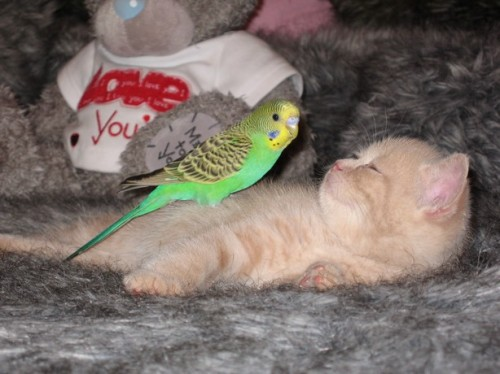
#> input picture images/original/.507.jpg, 500 x 374 px; its folder holds 4 pictures in this run
$ python catDistortion.py
#> lines starting #> are read from the running program, lines starting #| are printed output that depends on the picture
import numpy as np

from glob import glob
from PIL import Image

import os
import sys

from hashlib import md5
from random import choice


class CatContortion():
    def __init__(self, image):
        self.__raw = image
        self.__transform = image
        self.__width = self.__raw.size[0]
        self.__height = self.__raw.size[1]

    def img(self):
        return self.__transform

    def reset(self):
        self.__set_transform(self.__raw)

    def __set_transform(self, image):
        self.__transform = image
        self.__width = image.size[0]
        self.__height = image.size[1]

    def random_crop(self, variance=.5):
        width = self.__width
        height = self.__height

        left = int(width - (1 - np.random.rand() * variance) * width)
        upper = int(width - (1 - np.random.rand() * variance) * width)

        remaining_width = self.__width - 1 - left
        remaining_height = self.__height - 1 - upper

        right = left + int((1 - np.random.rand() * variance) * remaining_width)
        lower = upper + int((1 - np.random.rand() * variance) * remaining_height)

        self.__set_transform(self.__transform.crop( (left, upper, right, lower) ))


    def random_transpose(self):
        options = [
            Image.FLIP_LEFT_RIGHT,
            Image.FLIP_TOP_BOTTOM,
            Image.ROTATE_90,
            Image.ROTATE_180,
            Image.ROTATE_270
        ]
        # Pick a transpose at random
        self.__set_transform(self.__transform.transpose(choice(options)))

    def random_resize(self, variance=.5):
        min_width = 1 - variance
        min_height = 1 - variance

        width_var = 1 / (1 - variance) - min_width
        height_var = 1 / (1 - variance) - min_height

        # Don't crop it down below minWidth by minHeight
        self.__set_transform(
            self.__transform.resize((
                int((np.random.rand() * width_var + min_width) * self.__width),
                int((np.random.rand() * height_var + min_height) * self.__height)
            ))
        )

    def black_and_white(self):
        # L for black and white
        self.__set_transform(self.__image.convert('L'))

    def random_noise(self):
        # Adjust noise level at will. Hihgher = more noise. I found even with
        # 150 some images were very heavily distorted.
        maxNoise = 100
        # convert to array
        arr = np.array(self.__image)
        # Add original image to noise array
        arr = arr + np.random.poisson(np.random.rand() * maxNoise, arr.shape).astype(np.uint8)
        self.__set_transform(Image.fromarray(arr))

if __name__ == '__main__':
    num_of_children = 20

    if len(sys.argv) > 1:
        num_of_children = sys.argv[1]

    # Get a list of images
    files = glob('images/original/*')

    for f in files:
        print('Opening: ', f)
        for counter in range(num_of_children):
            nImg = Image.open(f)
#> nImg is the input picture: PIL image 500x374 RGB; mean R, G, B 123.2, 111.6, 104.8

            distorted = CatContortion(nImg)
            distorted.random_crop(variance=.5)
            distorted.random_resize(variance=.2)

            distorted.img().save('images/custom/%s_%s.jpg'%( f.split('/')[-1], md5(str(counter).encode('utf-8') + f.encode('utf-8')).hexdigest()))
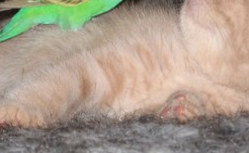
#> saved as .507.jpg_9b77f93257cae68058f84b9056bfa1b4.jpg: PIL image 249x153 RGB; mean R, G, B 170.5, 156.6, 139.8

            distorted.reset()
#> pass 2 of the loop `for f in files:`:
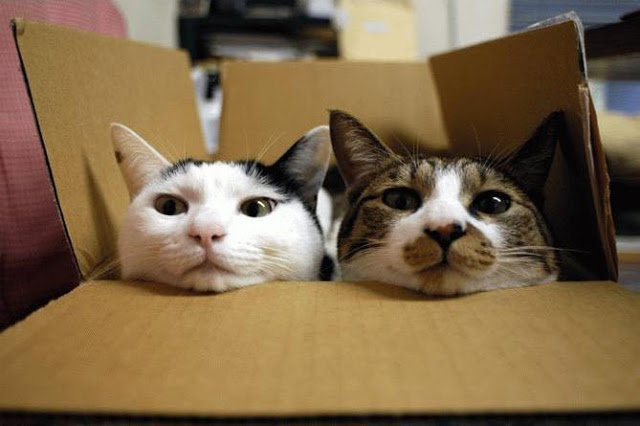
#> input picture images/original/.514.jpg, 640 x 426 px
#> nImg is the input picture: PIL image 640x426 RGB; mean R, G, B 126.4, 103.8, 73.2
#> `distorted.img().save('images/custom/%s_%s.jpg'%( f.split('/')[-1], md5..`:
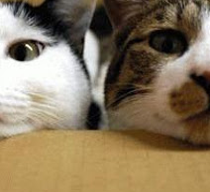
#> saved as .514.jpg_9cd3d1929439cb78c7ea01a8a2756a7a.jpg: PIL image 210x192 RGB; mean R, G, B 136.8, 120.1, 94.2
#> pass 3 of the loop `for f in files:`:
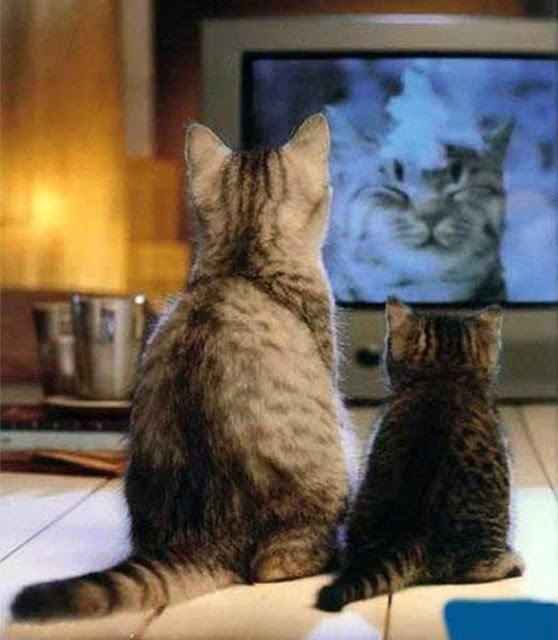
#> input picture images/original/.523.jpg, 558 x 640 px
#> nImg is the input picture: PIL image 558x640 RGB; mean R, G, B 109.6, 98.1, 85.7
#> `distorted.img().save('images/custom/%s_%s.jpg'%( f.split('/')[-1], md5..`:
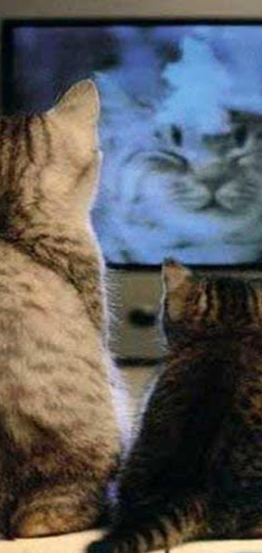
#> saved as .523.jpg_95f5f9912b0bf56d60a661efe7625ce5.jpg: PIL image 262x553 RGB; mean R, G, B 90.9, 90.2, 90.6
#> the loop made 4 passes; the first 3 are shown
